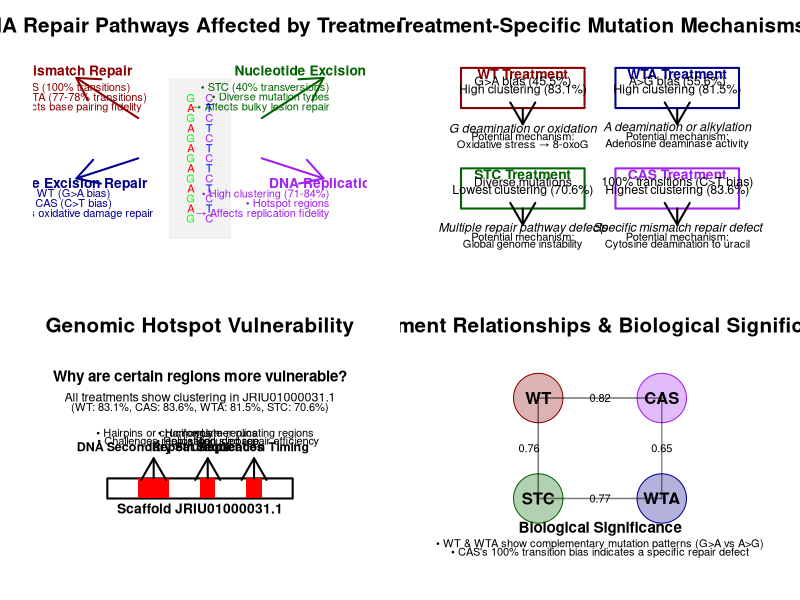

R code for this plot:
# biological_interpretation_figure.R

# Load necessary libraries
library(ggplot2)
library(gridExtra)
library(cowplot)
library(grid)
library(viridis)

# Create output directory
dir.create("results/visualizations/interpretation", recursive = TRUE, showWarnings = FALSE)

# Set up a multi-panel figure on a single device
png("results/visualizations/interpretation/biological_mechanisms.png", 
    width = 1600, height = 1200, res = 150)

# Create a 2x2 layout for our panels
layout(matrix(c(1,2,3,4), nrow=2, byrow=TRUE))

#-----------------------------------------
# Panel 1: DNA Repair Pathways in Yeast
#-----------------------------------------
par(mar=c(2,2,3,2))
plot(0, 0, type="n", xlim=c(0,10), ylim=c(0,10), 
     xlab="", ylab="", main="DNA Repair Pathways Affected by Treatments", 
     axes=FALSE, cex.main=1.5)

# Draw central DNA
rect(4, 1, 6, 9, border=NA, col=rgb(0.95, 0.95, 0.95))

# Mismatch Repair Pathway (high transitions)
arrows(3, 7, 1, 9, lwd=2, col="darkred")
text(1, 9.3, "Mismatch Repair", col="darkred", font=2)
text(0.8, 8.5, "• CAS (100% transitions)", col="darkred", cex=0.8)
text(0.8, 8.0, "• WT/WTA (77-78% transitions)", col="darkred", cex=0.8)
text(0.8, 7.5, "→ Affects base pairing fidelity", col="darkred", cex=0.8)

# Base Excision Repair (G>A, C>T bias)
arrows(3, 5, 1, 4, lwd=2, col="darkblue")
text(1, 3.7, "Base Excision Repair", col="darkblue", font=2)
text(0.8, 3.2, "• WT (G>A bias)", col="darkblue", cex=0.8)
text(0.8, 2.7, "• CAS (C>T bias)", col="darkblue", cex=0.8)
text(0.8, 2.2, "→ Affects oxidative damage repair", col="darkblue", cex=0.8)

# Nucleotide Excision Repair (transversions)
arrows(7, 7, 9, 9, lwd=2, col="darkgreen")
text(9, 9.3, "Nucleotide Excision Repair", col="darkgreen", font=2)
text(9.2, 8.5, "• STC (40% transversions)", col="darkgreen", cex=0.8, adj=1)
text(9.2, 8.0, "• Diverse mutation types", col="darkgreen", cex=0.8, adj=1)
text(9.2, 7.5, "→ Affects bulky lesion repair", col="darkgreen", cex=0.8, adj=1)

# DNA Replication (clustered mutations)
arrows(7, 5, 9, 4, lwd=2, col="purple")
text(9, 3.7, "DNA Replication", col="purple", font=2)
text(9.2, 3.2, "• High clustering (71-84%)", col="purple", cex=0.8, adj=1)
text(9.2, 2.7, "• Hotspot regions", col="purple", cex=0.8, adj=1)
text(9.2, 2.2, "→ Affects replication fidelity", col="purple", cex=0.8, adj=1)

# Draw DNA base pairs inside the rectangle
dna_y <- seq(2, 8, by=0.5)
for(i in 1:length(dna_y)) {
  if(i %% 2 == 0) {
    text(4.7, dna_y[i], "A", col="red", cex=0.8)
    text(5.3, dna_y[i], "T", col="blue", cex=0.8)
  } else {
    text(4.7, dna_y[i], "G", col="green", cex=0.8)
    text(5.3, dna_y[i], "C", col="purple", cex=0.8)
  }
}

#-----------------------------------------
# Panel 2: Treatment-Specific Mechanisms
#-----------------------------------------
par(mar=c(2,2,3,2))
plot(0, 0, type="n", xlim=c(0,10), ylim=c(0,10), 
     xlab="", ylab="", main="Treatment-Specific Mutation Mechanisms", 
     axes=FALSE, cex.main=1.5)

# WT Treatment
rect(0.5, 7.5, 4.5, 9.5, border="darkred", lwd=2)
text(2.5, 9.2, "WT Treatment", font=2, col="darkred")
text(2.5, 8.8, "G>A bias (45.5%)", cex=0.9)
text(2.5, 8.4, "High clustering (83.1%)", cex=0.9)
arrows(2.5, 7.5, 2.5, 6.7, lwd=2)
text(2.5, 6.5, "G deamination or oxidation", font=3, cex=0.9)
text(2.5, 6.1, "Potential mechanism:", cex=0.8)
text(2.5, 5.7, "Oxidative stress → 8-oxoG", cex=0.8)

# WTA Treatment
rect(5.5, 7.5, 9.5, 9.5, border="darkblue", lwd=2)
text(7.5, 9.2, "WTA Treatment", font=2, col="darkblue")
text(7.5, 8.8, "A>G bias (55.6%)", cex=0.9)
text(7.5, 8.4, "High clustering (81.5%)", cex=0.9)
arrows(7.5, 7.5, 7.5, 6.7, lwd=2)
text(7.5, 6.5, "A deamination or alkylation", font=3, cex=0.9)
text(7.5, 6.1, "Potential mechanism:", cex=0.8)
text(7.5, 5.7, "Adenosine deaminase activity", cex=0.8)

# STC Treatment
rect(0.5, 2.5, 4.5, 4.5, border="darkgreen", lwd=2)
text(2.5, 4.2, "STC Treatment", font=2, col="darkgreen")
text(2.5, 3.8, "Diverse mutations", cex=0.9)
text(2.5, 3.4, "Lowest clustering (70.6%)", cex=0.9)
arrows(2.5, 2.5, 2.5, 1.7, lwd=2)
text(2.5, 1.5, "Multiple repair pathway defects", font=3, cex=0.9)
text(2.5, 1.1, "Potential mechanism:", cex=0.8)
text(2.5, 0.7, "Global genome instability", cex=0.8)

# CAS Treatment
rect(5.5, 2.5, 9.5, 4.5, border="purple", lwd=2)
text(7.5, 4.2, "CAS Treatment", font=2, col="purple")
text(7.5, 3.8, "100% transitions (C>T bias)", cex=0.9)
text(7.5, 3.4, "Highest clustering (83.6%)", cex=0.9)
arrows(7.5, 2.5, 7.5, 1.7, lwd=2)
text(7.5, 1.5, "Specific mismatch repair defect", font=3, cex=0.9)
text(7.5, 1.1, "Potential mechanism:", cex=0.8)
text(7.5, 0.7, "Cytosine deamination to uracil", cex=0.8)

#-----------------------------------------
# Panel 3: Hotspot Vulnerability
#-----------------------------------------
par(mar=c(2,2,3,2))
plot(0, 0, type="n", xlim=c(0,10), ylim=c(0,10), 
     xlab="", ylab="", main="Genomic Hotspot Vulnerability", 
     axes=FALSE, cex.main=1.5)

# Draw chromosome with hotspot regions
rect(2, 3, 8, 4, border="black", lwd=2)
text(5, 2.5, "Scaffold JRIU01000031.1", font=2)

# Highlight the hotspot regions
rect(3, 3, 4, 4, border=NA, col="red", lwd=2)
rect(5, 3, 5.5, 4, border=NA, col="red", lwd=2)
rect(6.5, 3, 7, 4, border=NA, col="red", lwd=2)

# Add explanation for hotspot vulnerability
text(5, 9, "Why are certain regions more vulnerable?", font=2, cex=1.1)

# Reason 1: Secondary structure
arrows(3.5, 4, 3.5, 5, lwd=2)
text(3.5, 5.5, "DNA Secondary Structure", font=2, cex=0.9)
text(3.5, 6.2, "• Hairpins or cruciforms", cex=0.8)
text(3.5, 5.8, "• Challenges replication", cex=0.8)

# Reason 2: Repeat regions
arrows(5.25, 4, 5.25, 5, lwd=2)
text(5.25, 5.5, "Repeat Sequences", font=2, cex=0.9)
text(5.25, 6.2, "• Homopolymer runs", cex=0.8)
text(5.25, 5.8, "• Replication slippage", cex=0.8)

# Reason 3: Late replication
arrows(6.75, 4, 6.75, 5, lwd=2)
text(6.75, 5.5, "Replication Timing", font=2, cex=0.9)
text(6.75, 6.2, "• Late-replicating regions", cex=0.8)
text(6.75, 5.8, "• Reduced repair efficiency", cex=0.8)

# Common vulnerability across treatments
text(5, 8, "All treatments show clustering in JRIU01000031.1", cex=0.9)
text(5, 7.5, paste0("(", 
                    paste(c("WT: 83.1%", "CAS: 83.6%", "WTA: 81.5%", "STC: 70.6%"), 
                          collapse=", "), ")"), cex=0.8)

#-----------------------------------------
# Panel 4: Treatment Relationships and Biological Significance
#-----------------------------------------
par(mar=c(2,2,3,2))
plot(0, 0, type="n", xlim=c(0,10), ylim=c(0,10), 
     xlab="", ylab="", main="Treatment Relationships & Biological Significance", 
     axes=FALSE, cex.main=1.5)

# Plot positions for treatments
positions <- list(
  WT = c(3, 8),
  CAS = c(7, 8),
  STC = c(3, 3),
  WTA = c(7, 3)
)

# Draw nodes
treatments <- c("WT", "STC", "CAS", "WTA")
colors <- c("darkred", "darkgreen", "purple", "darkblue")
names(colors) <- treatments

for(i in 1:length(treatments)) {
  treat <- treatments[i]
  x <- positions[[treat]][1]
  y <- positions[[treat]][2]
  
  # Draw node
  symbols(x, y, circles=0.8, inches=FALSE, add=TRUE, fg=colors[treat], 
          bg=adjustcolor(colors[treat], alpha.f=0.3))
  text(x, y, treat, font=2, cex=1.2)
}

# Draw edges with similarity values
# WT-CAS
segments(positions$WT[1], positions$WT[2], positions$CAS[1], positions$CAS[2], 
         lwd=2*0.82, col=adjustcolor("black", alpha.f=0.5))
text((positions$WT[1] + positions$CAS[1])/2, (positions$WT[2] + positions$CAS[2])/2, 
     "0.82", cex=0.8)

# WT-STC
segments(positions$WT[1], positions$WT[2], positions$STC[1], positions$STC[2], 
         lwd=2*0.76, col=adjustcolor("black", alpha.f=0.5))
text((positions$WT[1] + positions$STC[1])/2 - 0.3, (positions$WT[2] + positions$STC[2])/2, 
     "0.76", cex=0.8)

# STC-WTA
segments(positions$STC[1], positions$STC[2], positions$WTA[1], positions$WTA[2], 
         lwd=2*0.77, col=adjustcolor("black", alpha.f=0.5))
text((positions$STC[1] + positions$WTA[1])/2, (positions$STC[2] + positions$WTA[2])/2, 
     "0.77", cex=0.8)

# CAS-WTA
segments(positions$CAS[1], positions$CAS[2], positions$WTA[1], positions$WTA[2], 
         lwd=2*0.65, col=adjustcolor("black", alpha.f=0.5))
text((positions$CAS[1] + positions$WTA[1])/2, (positions$CAS[2] + positions$WTA[2])/2, 
     "0.65", cex=0.8)

# Add biological significance
text(5, 1.5, "Biological Significance", font=2, cex=1.1)
text(5, 0.7, "• WT & WTA show complementary mutation patterns (G>A vs A>G)", cex=0.8)
text(5, 0.3, "• CAS's 100% transition bias indicates a specific repair defect", cex=0.8)

# Close the PNG device
dev.off()

cat("Biological mechanism interpretation figure created at: results/visualizations/biological_mechanisms.png\n")